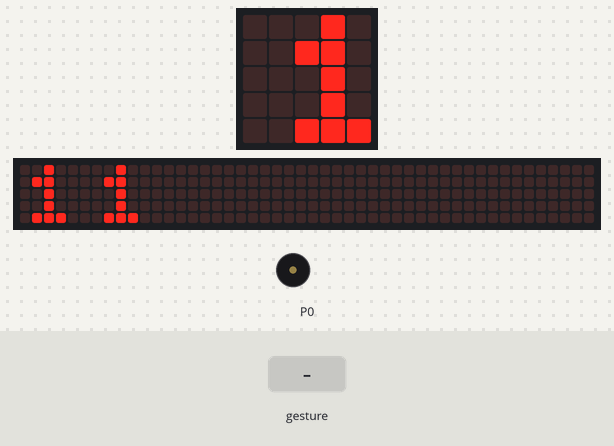
This program was run on a simulated BBC micro:bit (MakeCode). Shown: the board's 5×5 LED display, a strip that is not on the board, showing the scrolling text unrolled, buzzer (waves = sounding). The inputs (shaded band) are chosen by the test bench. The 48×5 strip is a reading aid, not a part: it shows the text the display is scrolling, unrolled, one strip-width of it at a time.

Above: at 1.65 s.
1.7 s: sound turns loud
At 3.41 s:
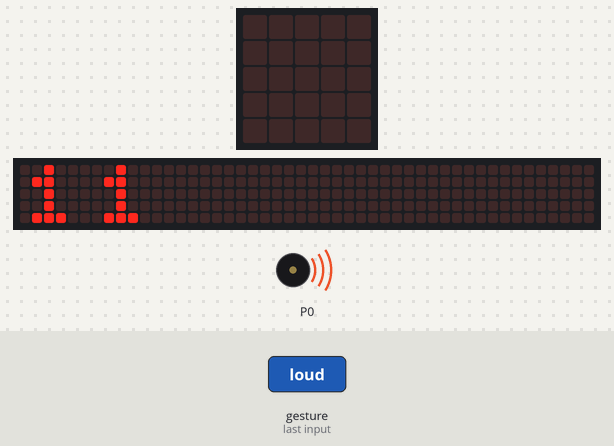
3.5 s: sound turns loud
At 10.8 s:
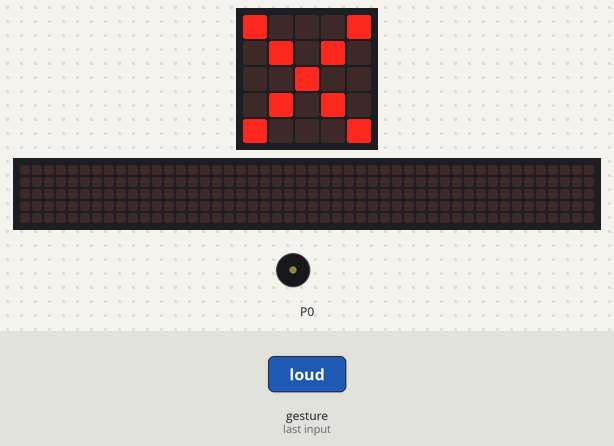
Timing chart, 0 to 12.3 s (numbered marks = the images above; inputs shaded):
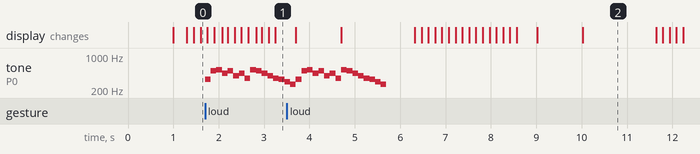

Measured:
- after the input at 1.7 s, tone on P0: plays 330 Hz for 0.13 s, 494 Hz for 0.13 s, 523 Hz for 0.13 s, 440 Hz for 0.13 s, 494 Hz for 0.13 s, 392 Hz for 0.13 s … (15 notes in this stretch), starting at once

The program:

main.ts
```typescript
input.onSound(DetectedSound.Loud, function () {
    music.play(music.stringPlayable("E B C5 A B G A F ", 500), music.PlaybackMode.UntilDone)
    music.play(music.stringPlayable("C5 B A G F E D C ", 500), music.PlaybackMode.UntilDone)
})
basic.forever(function () {
    basic.pause(1000)
    basic.showNumber(11)
    basic.pause(1000)
    basic.showIcon(IconNames.No)
})
```

test.ts
```typescript
// 在此处测试；当此软件包作为插件使用时，将不会编译此软件包。
```
